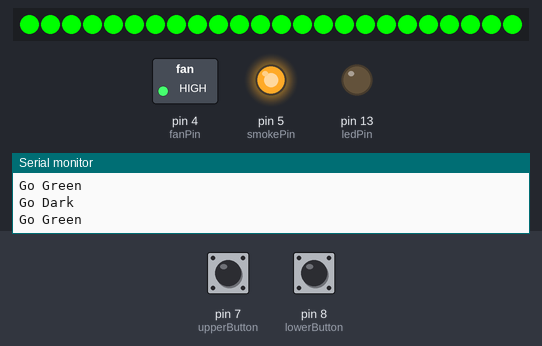
A sketch run on a simulated Arduino Uno, built with avr-gcc and run on an emulated ATmega328P. Shown: 24 RGB LEDs in strip order, left to right, switched loads named in the sketch (green lamp = pin HIGH), output pins drawn as LEDs (lit = HIGH), the last lines printed to the serial monitor. The test bench sets the inputs (shaded band); at power-on: pin 8 (lowerButton) LOW, pin 7 (upperButton) LOW.

Above: at 0.9 s.
3.0 s: pin 8 (lowerButton) pulled HIGH for 0.15 s
At 3.9 s:
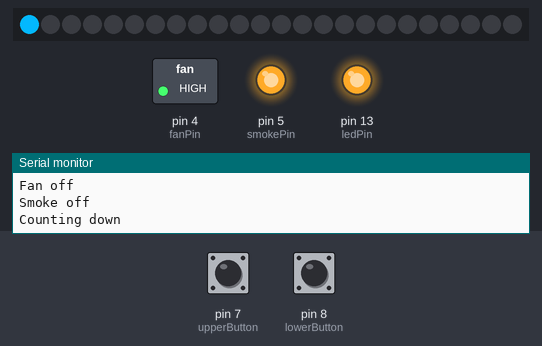
At 26.9 s:
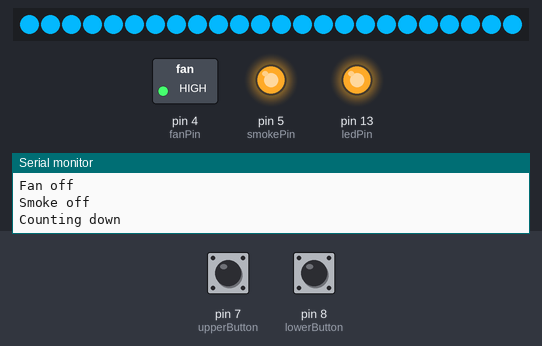
Timing chart, 0 to 28.6 s (numbered marks = the images above; inputs shaded):
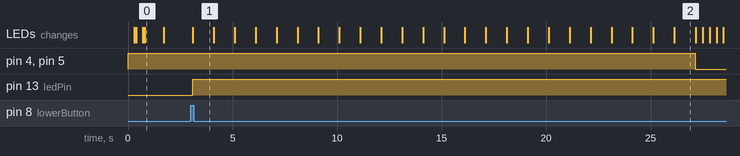

Measured:
- after the input at 3.0 s, pin 4 (fanPin), pin 5 (smokePin): HIGH → LOW after 24.1 s; pin 13 (ledPin): LOW → HIGH after 0.09 s; the LEDs: change after 0.10 s (image 1)
- what the display in image 0 shows lasts 0.9 s, from 0.8 s to 1.7 s
- what the display in image 2 shows lasts 1.1 s, from 26.1 s to 27.2 s

The sketch:

JeannieLamp_Arduino_Sketch.ino
```cpp
#include <Adafruit_NeoPixel.h>
#define neopixelsPin    10
#define neopixelsCount 24
Adafruit_NeoPixel strip(neopixelsCount, neopixelsPin, NEO_GRB + NEO_KHZ800);

// Variables and junk
uint32_t blue = 0;
uint32_t red = 0;
uint32_t green = 255;

// Pins and Config
int smokePin = 5;   // This is what the input pin of the relay connects to
int fanPin =4;
int lowerButton = 8;
int upperButton = 7;
int lowerButtonState = 0;
int upperButtonState = 0;
int ledPin =  LED_BUILTIN;   // This is the internal led, don't change it.
int smokeTime = 5000;

void setup() {
  Serial.begin(9600);
  digitalWrite(smokePin, HIGH);
  digitalWrite(fanPin, HIGH);
  pinMode(lowerButton, INPUT);
  pinMode(upperButton, INPUT);
  pinMode(smokePin, OUTPUT);
  pinMode(fanPin, OUTPUT);
  pinMode(ledPin, OUTPUT);
  strip.begin();
  strip.show();
  strip.setBrightness(255);
  startUp();
  Serial.println("Connected");
}

void loop() {
  // Check for a button press
  lowerButtonState = digitalRead(lowerButton);
  upperButtonState = digitalRead(upperButton);

  // Upper Button held down
  if (upperButtonState == HIGH) {

    Serial.println("UB Press");
    goPink();
    fanOn();
    smokeOn();
    digitalWrite(ledPin, HIGH);
  } else {
    smokeOff();
    fanOff();
    goDark();
    digitalWrite(ledPin, LOW);
  }

  // Lower button press
  if (lowerButtonState == HIGH) {
    // Run the button action function
    Serial.println("Lower Button!");
    fanOff();
    smokeOff();
    digitalWrite(ledPin, HIGH);
    countDown(30);
    buttonAction();
    digitalWrite(ledPin, LOW);
  }
}

void buttonAction () {
  // This turns the fan on, and then cycles the vape and the rainbow lights 3 times
  fanOn();
  smokeOn();
  rainbow(6);
  smokeOff();
  digitalWrite(ledPin, HIGH);
  rainbow(6);
  smokeOn();
  rainbow(6);
  smokeOff();
  digitalWrite(ledPin, HIGH);
  rainbow(6);
  smokeOn();
  rainbow(6);
  smokeOff();
  digitalWrite(ledPin, HIGH);
  rainbow(6);
  fanOff();
  strip.clear();
  strip.show();
}

void fanOn() {
  Serial.println("Fan on");
  digitalWrite(fanPin,LOW);
}

void fanOff() {
  Serial.println("Fan off");
  digitalWrite(fanPin,HIGH);
}

void smokeOn() {
  Serial.println("Smoke on");
  digitalWrite(smokePin, LOW);
  digitalWrite(ledPin, HIGH);
}

void smokeOff() {
  Serial.println("Smoke off");
  digitalWrite(smokePin, HIGH);
  digitalWrite(ledPin, LOW);
}

void goPink() {
  Serial.println("Go Pink");
  blue = 180;
  red = 255;
  green = 105;
  for(int i=0; i<strip.numPixels(); i++) {
  strip.setPixelColor(i,red,green,blue);
  }
  strip.show();
}

void goGreen() {
  Serial.println("Go Green");
  blue = 0;
  red = 0;
  green = 255;
  for(int i=0; i<strip.numPixels(); i++) {
  strip.setPixelColor(i,red,green,blue);
  }
  strip.show();
}


void goDark() {
  // Lights Out
  Serial.println("Go Dark");
  for(int i=0; i<strip.numPixels(); i++) {
  strip.setPixelColor(i,0,0,0);
  }
  strip.show();
}

void startUp() {
  // Flash green 3 times to show we're good to go.
  Serial.println("Start up");
  goGreen();
  delay(300);
  goDark();
  delay(100);
  goGreen();
  delay(300);
  goDark();
  delay(100);
  goGreen();
  delay(900);
  goDark();
}

void countDown(int seconds) {
  // Count down and show neopixels
  Serial.println("Counting down");
  blue = 252;
  red = 3;
  green = 182;
  float waitTime = (seconds / strip.numPixels()) * 1000;
  for(int i=0; i<strip.numPixels(); i++) {
    strip.setPixelColor(i,red,green,blue);
    strip.show();
    delay(waitTime);
  }
}

// Rainbow-enhanced theater marquee. Borrowed code from Adafruit
void rainbow(int wait) {
    Serial.println("Rainbow");
  for(long firstPixelHue = 0; firstPixelHue < 65536; firstPixelHue += 256) {
    for(int i=0; i<strip.numPixels(); i++) {
      int pixelHue = firstPixelHue + (i * 65536L / strip.numPixels());
      strip.setPixelColor(i, strip.gamma32(strip.ColorHSV(pixelHue)));
    }
    strip.show();
    delay(wait);
  }
}
```
